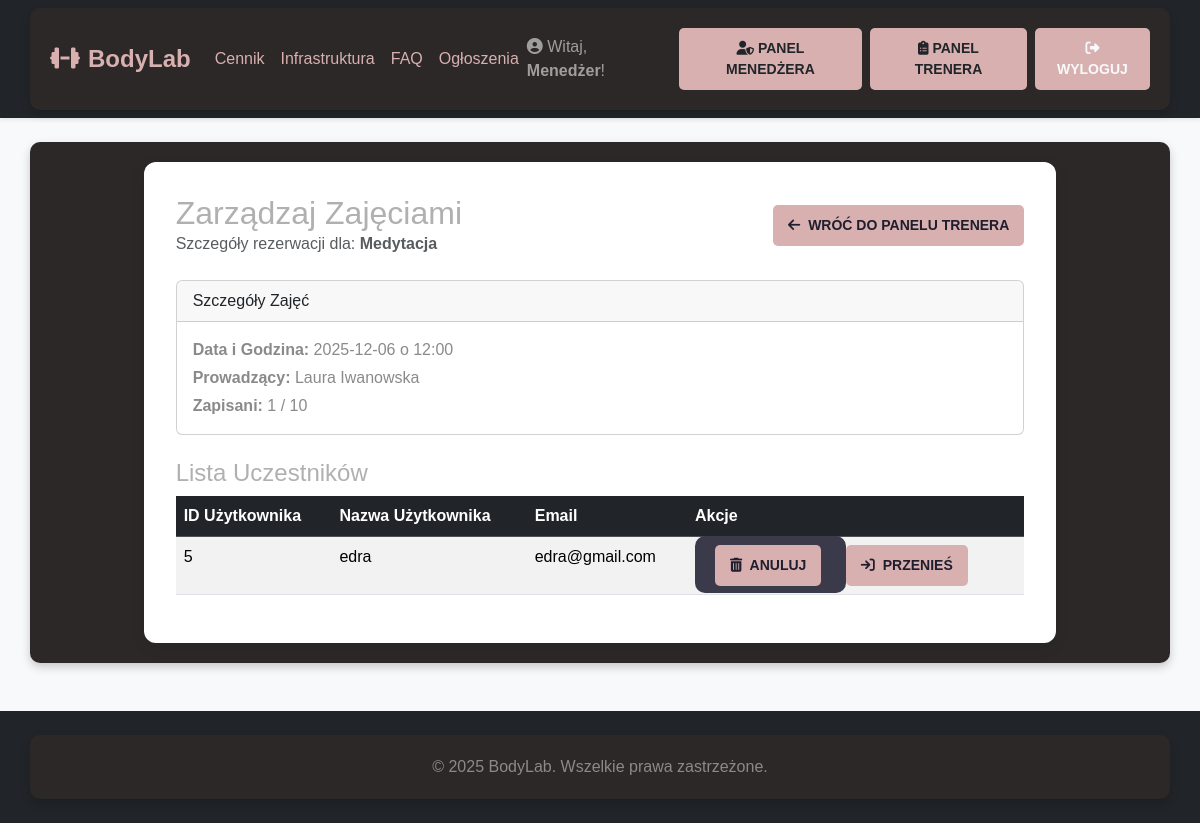
The app's page /manage_session/5 (signed in) with its own data.
### app.py (models this page shows, shortened)
class User(db.Model, UserMixin):
    id = db.Column(db.Integer, primary_key=True)
    username = db.Column(db.String(50), unique=True, nullable=False)
    email = db.Column(db.String(120), unique=True, nullable=False)
    password_hash = db.Column(db.String(256), nullable=False)
    role = db.Column(db.String(20), nullable=False, default='user')
    experience_notes = db.Column(db.Text, nullable=True)
    sessions_taught = db.relationship('TrainingSession', back_populates='trainer', lazy='dynamic')
    bookings = db.relationship('Booking', back_populates='user', lazy='dynamic')
    messages_sent = db.relationship('Message', foreign_keys='Message.sender_id', back_populates='sender',
                                    lazy='dynamic')
    messages_received = db.relationship('Message', foreign_keys='Message.recipient_id', back_populates='recipient',
                                        lazy='dynamic')
    @property
    def is_admin(self):
        return self.role == 'admin'

class TrainingSession(db.Model):
    id = db.Column(db.Integer, primary_key=True)
    title = db.Column(db.String(100), nullable=False)
    session_type = db.Column(db.String(20), nullable=False, default='Grupowy')
    description = db.Column(db.Text, nullable=True)
    date = db.Column(db.Date, nullable=False)
    start_time = db.Column(db.Time, nullable=False)
    duration_minutes = db.Column(db.Integer, nullable=False, default=60)
    price = db.Column(db.Integer, nullable=False, default=0)
    max_participants = db.Column(db.Integer, nullable=False, default=10)
    trainer_id = db.Column(db.Integer, db.ForeignKey('user.id'), nullable=False)
    recurrence_group_id = db.Column(db.String(36), nullable=True, index=True)
    trainer = db.relationship('User', back_populates='sessions_taught')
    bookings = db.relationship('Booking', back_populates='session', lazy='dynamic', cascade="all, delete-orphan")
    @property
    def current_participants(self):
        return self.bookings.count()

class Booking(db.Model):
    id = db.Column(db.Integer, primary_key=True)
    user_id = db.Column(db.Integer, db.ForeignKey('user.id'), nullable=False)
    session_id = db.Column(db.Integer, db.ForeignKey('training_session.id'), nullable=False)
    user = db.relationship('User', back_populates='bookings')
    session = db.relationship('TrainingSession', back_populates='bookings')
    __table_args__ = (db.UniqueConstraint('user_id', 'session_id', name='_user_session_uc'),)

### app.py (the view)
@app.route("/manage_session/<int:session_id>")
@login_required
@trainer_required
def manage_session(session_id):
    session = db.session.get(TrainingSession, session_id)
    if not session:
        flash("Nie znaleziono takich zajęć.", "danger")
        return redirect(url_for('trainer_dashboard'))
    if not current_user.is_admin and session.trainer_id != current_user.id:
        flash("Nie masz uprawnień do zarządzania tymi zajęciami.", "danger")
        return redirect(url_for('trainer_dashboard'))
    return render_template("manage_session.html", session=session)

### app.py (called while the page is built)
@login_manager.user_loader
def load_user(user_id):
    return db.session.get(User, int(user_id))

def trainer_required(f):
    @wraps(f)
    def decorated_function(*args, **kwargs):
        if not current_user.is_authenticated or (not current_user.is_admin and not current_user.is_trainer):
            flash("Dostęp do tej strony wymaga uprawnień Trenera.", "danger")
            return redirect(url_for('index'))
        return f(*args, **kwargs)
    return decorated_function

### templates/manage_session.html (shortened to what this page needs)
{% extends "base.html" %}
{% block content %}
<div class="d-flex justify-content-between align-items-center mb-4">
    <div>
        <h1 class="h2 mb-0">Zarządzaj Zajęciami</h1>
        <p class="text-muted mb-0">Szczegóły rezerwacji dla: <strong>{{ session.title }}</strong></p>
    </div>
    <a href="{{ url_for('trainer_dashboard') }}" class="btn btn-sm btn-outline-secondary">
        <i class="fas fa-arrow-left me-1"></i> Wróć do Panelu Trenera
    </a>
</div>
<div class="card mb-4">
    <div class="card-header">
        Szczegóły Zajęć
    </div>
    <div class="card-body">
        <p class="mb-1"><strong>Data i Godzina:</strong> {{ session.date.strftime('%Y-%m-%d') }} o {{ session.start_time.strftime('%H:%M') }}</p>
        <p class="mb-1"><strong>Prowadzący:</strong> {{ session.trainer.username }}</p>
        <p class="mb-0"><strong>Zapisani:</strong> {{ session.current_participants }} / {{ session.max_participants }}</p>
    </div>
</div>
<h3 class="h4">Lista Uczestników</h3>
{% if session.bookings.count() > 0 %}
<div class="table-responsive">
    <table class="table table-striped table-hover">
        <thead class="table-dark">
            <tr>
                <th scope="col">ID Użytkownika</th>
                <th scope="col">Nazwa Użytkownika</th>
                <th scope="col">Email</th>
                <th scope="col">Akcje</th>
            </tr>
        </thead>
        <tbody>
            {% for booking in session.bookings %}
            <tr>
                <td>{{ booking.user.id }}</td>
                <td>{{ booking.user.username }}</td>
                <td>{{ booking.user.email }}</td>
                <td>
                    <form action="{{ url_for('cancel_booking', booking_id=booking.id) }}" method="POST" class="d-inline"
                          onsubmit="return confirm('Czy na pewno chcesz anulować tę rezerwację?');">
                        <button type="submit" class="btn btn-danger btn-sm">
                            <i class="fas fa-trash-alt me-1"></i> Anuluj
                        </button>
                    </form>
                    <a href="{{ url_for('move_booking', booking_id=booking.id) }}" class="btn btn-warning btn-sm">
                        <i class="fas fa-arrow-right-to-bracket me-1"></i> Przenieś
                    </a>
                </td>
            </tr>
            {% endfor %}
        </tbody>
    </table>
</div>
{% else %}
<div class="alert alert-info">
    Brak zapisanych uczestników na te zajęcia.
</div>
{% endif %}
{% endblock %}

### templates/base.html (shortened to what this page needs)
<!DOCTYPE html>
<html lang="pl">
<head>
    <link href="https://cdn.jsdelivr.net/npm/bootstrap@5.3.3/dist/css/bootstrap.min.css" rel="stylesheet">
    <link rel="stylesheet" href="https://cdnjs.cloudflare.com/ajax/libs/font-awesome/6.5.0/css/all.min.css">
    <link rel="stylesheet" href="{{ url_for('static', filename='style.css') }}">
</head>
<body>
<nav class="navbar navbar-expand-lg navbar-dark bg-dark shadow-sm">
    <div class="container">
        <a class="navbar-brand" href="{{ url_for('index') }}">
            <i class="fas fa-dumbbell me-2"></i>BodyLab
        </a>
        <div class="collapse navbar-collapse" id="navbarNav">
            <ul class="navbar-nav me-auto">
                <li class="nav-item">
                    <a class="nav-link" href="{{ url_for('pricing') }}">Cennik</a>
                </li>
                <li class="nav-item">
                    <a class="nav-link" href="{{ url_for('infrastructure') }}">Infrastruktura</a>
                </li>
                <li class="nav-item">
                    <a class="nav-link" href="{{ url_for('faq') }}">FAQ</a>
                </li>
                <li class="nav-item">
                    <a class="nav-link" href="{{ url_for('announcements') }}">Ogłoszenia</a>
                </li>
            </ul>
            <ul class="navbar-nav ms-auto d-flex align-items-center">
                {% if current_user.is_authenticated %}
                    <li class="nav-item">
                        <span class="navbar-text me-3">
                            <i class="fas fa-user-circle"></i> Witaj, <strong>{{ current_user.username }}</strong>!
                        </span>
                    </li>
                    {% if current_user.is_admin %}
                    <li class="nav-item me-2">
                        <a class="btn btn-warning btn-sm px-3" href="{{ url_for('admin_dashboard') }}">
                            <i class="fas fa-user-shield"></i> Panel Menedżera
                        </a>
                    </li>
                    {% endif %}
                    {% if current_user.is_admin or current_user.is_trainer %}
                    <li class="nav-item me-2">
                        <a class="btn btn-info btn-sm px-3" href="{{ url_for('trainer_dashboard') }}">
                            <i class="fas fa-clipboard-list"></i> Panel Trenera
                        </a>
                    </li>
                    {% endif %}
                    <li class="nav-item">
                        <a class="btn btn-outline-light btn-sm px-3" href="{{ url_for('logout') }}">
                            <i class="fas fa-sign-out-alt"></i> Wyloguj
                        </a>
                    </li>
                {% endif %}
            </ul>
        </div>
    </div>
</nav>
<main class="main-content">
    <div class="container mt-4">
        <div class="row justify-content-center">
            <div class="col-lg-10">
                <div class="content-card">
                    {% block content %}{% endblock %}
                </div>
            </div>
        </div>
    </div>
</main>
<footer class="text-center py-4 mt-5">
    <div class="container">
        <p class="mb-0">&copy; 2025 BodyLab. Wszelkie prawa zastrzeżone.</p>
    </div>
</footer>
</body>
</html>

### static/style.css (style rules this page uses)
body { background-color: #1e1e2f; color: #b0b0b0; font-family: 'Arial', sans-serif; }
.container { background: #2c2827; padding: 20px; border-radius: 10px; box-shadow: 0 4px 10px rgba(0, 0, 0, 0.2); }
h1, h2 { color: #d8b0b0; }
p { color: #8a8a8a; font-size: 16px; }
form { background: #3a3a4a; padding: 20px; border-radius: 10px; }
button, .btn { background: #d8b0b0; color: #1e1e2f; padding: 10px 15px; border-radius: 5px; font-weight: bold; text-transform: uppercase; border: none; cursor: pointer; }
.navbar { background: #181824; }
.navbar-brand, .nav-link { color: #d8b0b0 !important; }
a { color: #d8b0b0; }

### templates/base.html (style rules this page uses)
body { background-color: #f8f9fa; min-height: 100vh; display: flex; flex-direction: column; }
.main-content { flex: 1; }
.navbar-brand { font-weight: 700; font-size: 1.5rem; }
footer { margin-top: auto; background-color: #212529; color: #adb5bd; }
.content-card { background: white; border-radius: 12px; box-shadow: 0 4px 15px rgba(0,0,0,0.08); padding: 2rem; }
.navbar-dark .navbar-nav .btn { color: #212529; }
.navbar-dark .navbar-nav .btn-warning { color: #212529; }
.navbar-dark .navbar-nav .btn-outline-light { color: #f8f9fa; }

### records on screen
User: username "Menedżer"
TrainingSession: title "Medytacja", date "2025-12-06", start_time "12:00", max_participants "10"
User: trainer.username "Laura Iwanowska"
Booking: user.id "5", user.username "edra", user.email "edra@gmail.com"

### other values on screen
{{ session.current_participants }} "1"
